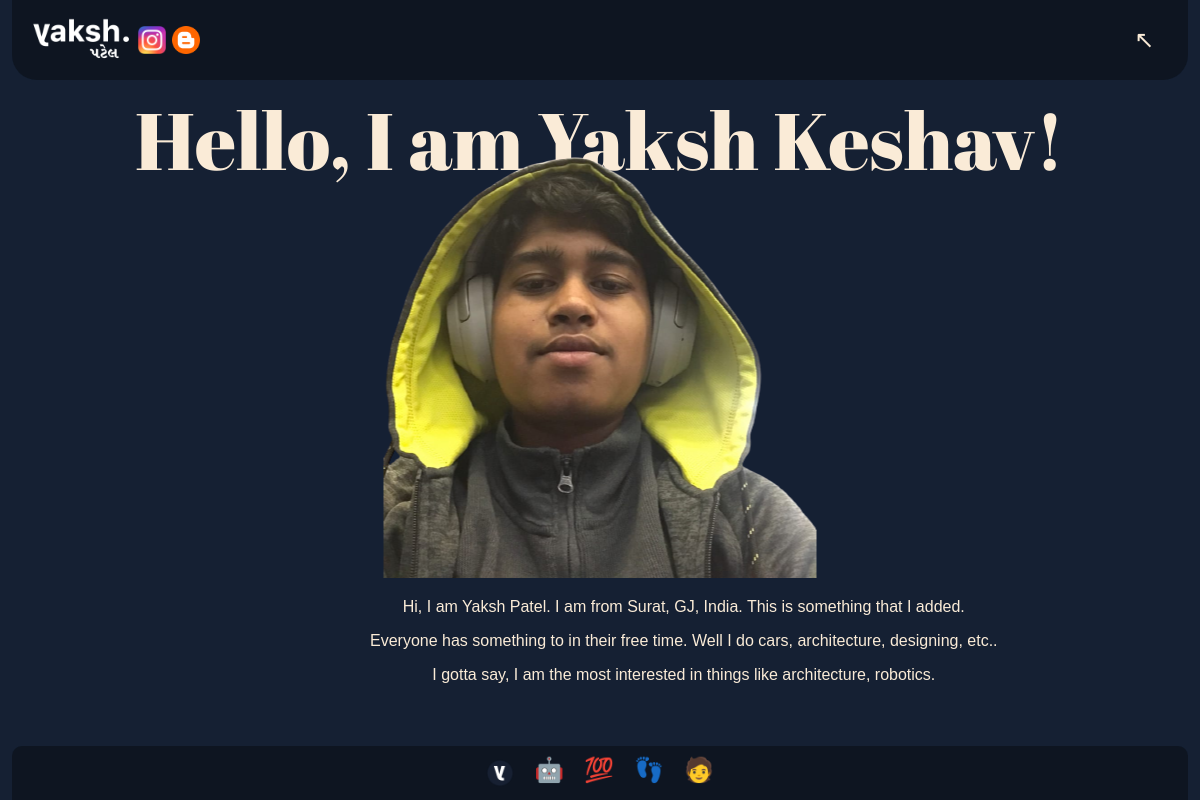
The app's page /, older data.
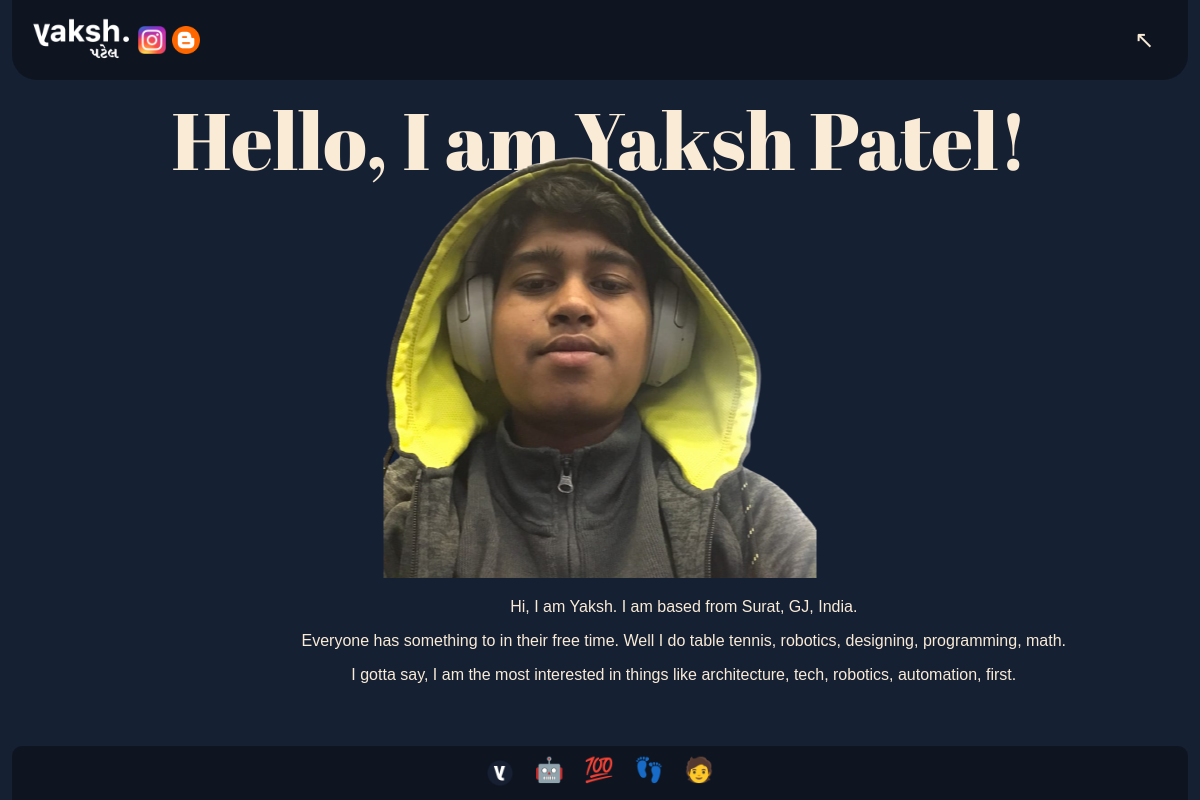
The same page, newer data.
### main/models.py (models this page shows)
class Person(models.Model):
    first_name = models.CharField(max_length=30, default="")
    middle_name = models.CharField(max_length=30, default="")
    last_name = models.CharField(max_length=30, default="")
    picture = models.ImageField(upload_to='personalInformation/')
    picture_background_removed = models.ImageField(upload_to='personalInformation/', default="")
    hobbies = models.TextField(default="", help_text="Please separate them by a comma.")
    interests = models.TextField(default="", help_text="Please separate them by a comma.")
    skills = models.TextField(default="", help_text="Please separate them by a comma.")

class HomePage(models.Model):
    introduction_description = models.TextField(default="", help_text="Provide an introduction on the home page!")

### main/views.py (the view)
# urls.py: 2. Add a URL to urlpatterns:  path('', Home.as_view(), name='home')
def Home(request, *args, **kwargs):
    obj = Person.objects.filter(first_name__exact="Yaksh")
    homeinfo = HomePage.objects.first()
    context = {"person": obj[0], "homepageinfo": homeinfo}
    return render(request, 'home.html', context)

### templates/home.html (shortened to what this page needs)
{% extends 'base/base.html' %}
{% load static %}
{% block head %}
    <link rel="stylesheet" href="{% static 'css/home.css' %}">
{% endblock head %}
{% block content %}
    <div class="page">
        <div class="Introduction">
            <h1>Hello, I am {{ person.first_name }} {{ person.last_name }}!</h1>
            <img src="{{ person.picture_background_removed.url }}" alt="image of me with background removed">
            <p>{{ homepageinfo.introduction_description }}</p>
            <p>Everyone has something to in their free time. Well I do {{ person.hobbies.lower }}.</p>
            <p>I gotta say, I am the most interested in things like {{ person.interests.lower }}.</p>
        </div>
    </div>
{% endblock content %}

Row changes from the older to the newer data that the page shows:
changed Person: last_name "Keshav" → "Patel"; hobbies "cars, architecture, designing, etc." → "table tennis, robotics, designing, programming, math"; interests "architecture, robotics" → "architecture, tech, robotics, automation, first"
changed HomePage: introduction_description "Hi, I am Yaksh Patel. I am from Surat, GJ, India. This is something that I added." → "Hi, I am Yaksh. I am based from Surat, GJ, India."
